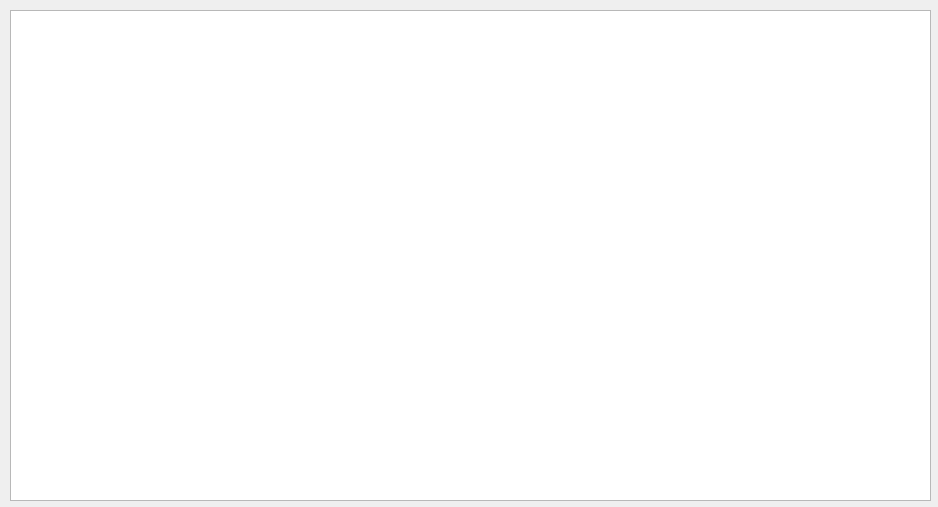
<?xml version="1.0" encoding="UTF-8"?>
<ui version="4.0">
 <class>StartItemTabWidget</class>
 <widget class="QWidget" name="StartItemTabWidget">
  <property name="geometry">
   <rect>
    <x>0</x>
    <y>0</y>
    <width>938</width>
    <height>507</height>
   </rect>
  </property>
  <property name="windowTitle">
   <string>StartItemTabWidget</string>
  </property>
  <widget class="QTableWidget" name="tableWgStartItemMgr">
   <property name="geometry">
    <rect>
     <x>10</x>
     <y>10</y>
     <width>921</width>
     <height>491</height>
    </rect>
   </property>
  </widget>
 </widget>
 <layoutdefault spacing="6" margin="11"/>
 <resources/>
 <connections/>
</ui>
